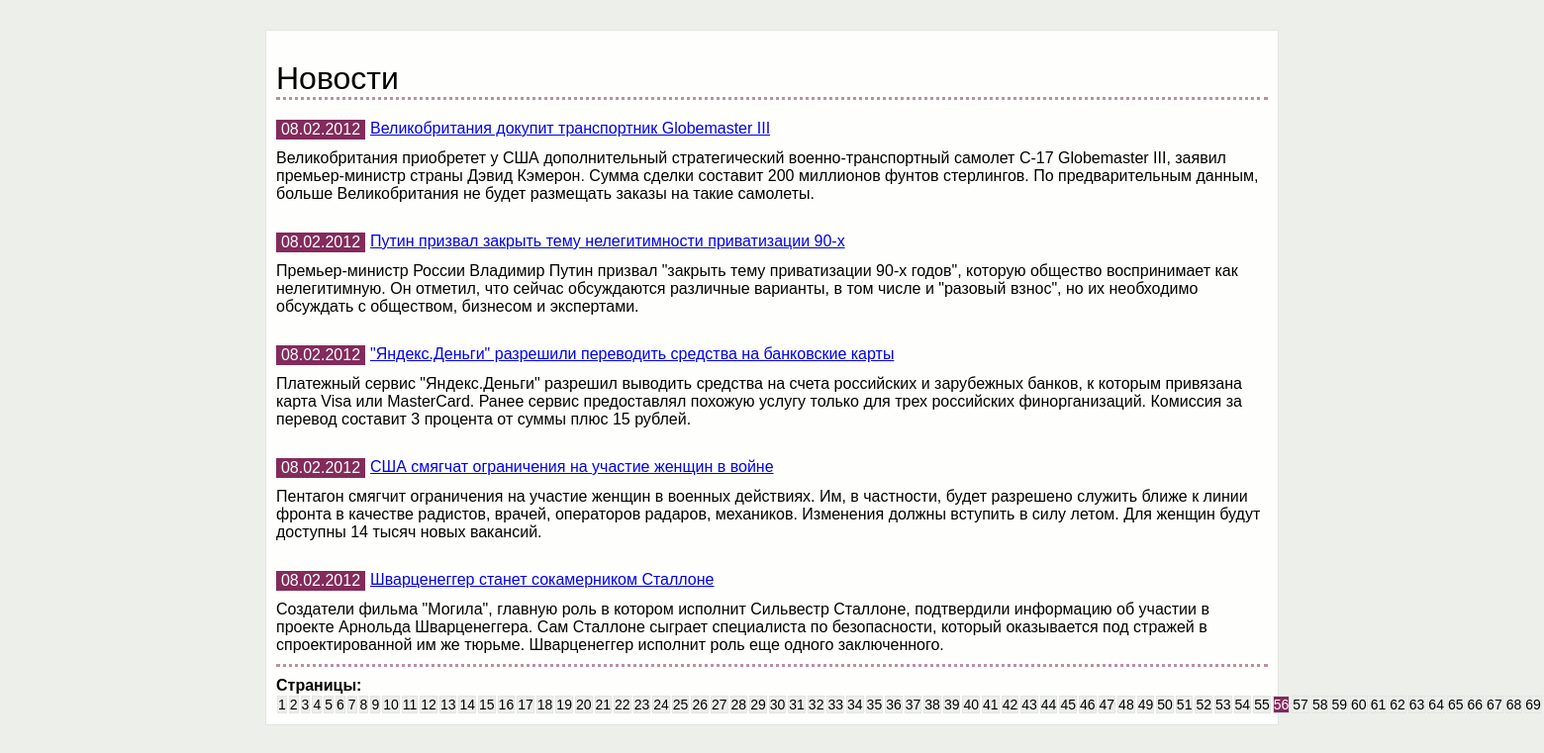
The app's page /news.php?page=56 with its own data.
### tables this page shows
CREATE TABLE `news` (
  `id` int(11) UNSIGNED NOT NULL,
  `idate` int(11) UNSIGNED NOT NULL DEFAULT '0',
  `title` varchar(250) NOT NULL DEFAULT '',
  `announce` text,
  `content` text
);

### components/RouterW.php (called while the page is built, shortened)
<?php
class RouterW
{
    public function run($actionName, $paramenters)
    {
        $controllerObject = new NewsController();
        $result = call_user_func(array($controllerObject, $actionName), $paramenters);
    }
}

### models/News.php (called while the page is built, shortened)
<?php
class News
{
    public static function getCountPageWithNews()
    {
        $connect = Connect::getConnection();
        $result = $connect->query("SELECT COUNT(*) FROM news");
        $result->setFetchMode(PDO::FETCH_NUM);
        $countNews = $result->fetch();
        $countNewsOnPage = (int) $countNews[0];
        $countNewsOnPage = ceil($countNewsOnPage / 5);
        return $countNewsOnPage;
    }
    public static function getNewsByPage($page)
    {
        $newsList = array();
        $page = $page * 5 - 5;
        $connect = Connect::getConnection();
        $result = $connect->query(
            'SELECT id, idate, title, announce '
            . 'FROM news '
            . 'ORDER BY idate DESC '
            . 'LIMIT ' . $page . ', 5'
        );
        $i = 0;
        while($row = $result->fetch()) {
            $newsList[$i]['id'] = $row['id'];
            $newsList[$i]['idate'] = $row['idate'];
            $newsList[$i]['title'] = $row['title'];
            $newsList[$i]['announce'] = $row['announce'];
            $i++;
        }
        return $newsList;
    }
}

### views/news/index.php (the view, shortened to what this page needs)
<!DOCTYPE html>
    <head>
        <link rel="stylesheet" href="/css/style.css" />
    </head>
    <body>
 	    <main>
            <h1>Новости</h1>
            <div class="all-news">
                <?php foreach ($newsList as $newsItem) :?>
                    <div class="news">
                        <div class="headline">
                            <div class="data"><?php echo date("d.m.Y", $newsItem['idate']); ?></div>
                            <a href="/view.php?id=<?= $newsItem['id']; ?>"><?= $newsItem['title']; ?></a>
                        </div>
                        <p><?= $newsItem['announce']; ?></p>
                    </div>
                <?php endforeach;?>
            </div>
            <h4>Страницы:</h4>
            <div сlass="list-page">
            <?php
            $i = 1;
            do {
                if (isset($page) && $page == $i)
                {
                    echo '<a class="page page-active" href="/news.php?page=' . $i . '">' . $i . '</a>';
                } elseif ($i == 1 && !isset($page)) {
                    echo '<a class="page page-active" href="/news.php?page=' . $i . '">' . $i . '</a>';
                } else {
                    echo '<a class="page" href="/news.php?page=' . $i . '">' . $i . '</a>';
                }
                $countPages--;
                $i++;
            } while ($countPages > 0);
            ?>
            </div>
        </main>
  <body>
</html>

### css/style.css (style rules this page uses)
* { padding: 0px; font-family: Arial, Helvetica, sans-serif; }
body { background-color: #edefeb; width: 1024px; margin-left: auto; margin-right: auto; }
main { margin: 30px 0 0 0; background-color: #fefffc; border: solid 1.5px #e3e5e2; padding: 10px; }
main h1 { margin: 20px 0 0 0; font-weight: normal; }
.all-news { border-color: #bd8ea6; border-style: dotted; border-left: 2px; border-right: 2px; }
.headline { display: flex; padding: 20px 0 0 0; }
.headline a { float: left; padding: 0 0 0 5px; }
.headline .data { float: left; width: 90px; height: 20px; line-height: 20px; background-color: #832b5b; color: white; text-align: center; }
.all-news p { margin: 0; padding: 0 0 10px 0; }
h4 { margin: 10px 0 0 0; }
.page { margin: 1px; width: 30.5px; height: 20px; line-height: 20px; text-align: center; font-size: 14px; text-decoration: none; background-color: #edefeb; color: black; border: solid 1.5px #e3e5e2; }
.page-active { background-color: #832b5b; color: white; }
.all-news p { padding: 10px 0; }

### records on screen
news: idate "08.02.2012", title "Великобритания докупит транспортник Globemaster III", announce "Великобритания приобретет у США дополнительный стратегический военно-транспортный самолет C-17 Globemaster III, заявил премьер-министр страны Дэвид Кэмерон. Сумма сделки составит 200 миллионов фунтов стерлингов. По предварительным данным, больше Великобритания не будет размещать заказы на такие самолеты."
news: idate "08.02.2012", title "Путин призвал закрыть тему нелегитимности приватизации 90-х", announce "Премьер-министр России Владимир Путин призвал \"закрыть тему приватизации 90-х годов\", которую общество воспринимает как нелегитимную. Он отметил, что сейчас обсуждаются различные варианты, в том числе и \"разовый взнос\", но их необходимо обсуждать с обществом, бизнесом и экспертами."
news: idate "08.02.2012", title "\"Яндекс.Деньги\" разрешили переводить средства на банковские карты", announce "Платежный сервис \"Яндекс.Деньги\" разрешил выводить средства на счета российских и зарубежных банков, к которым привязана карта Visa или MasterCard. Ранее сервис предоставлял похожую услугу только для трех российских финорганизаций. Комиссия за перевод составит 3 процента от суммы плюс 15 рублей."
news: idate "08.02.2012", title "США смягчат ограничения на участие женщин в войне", announce "Пентагон смягчит ограничения на участие женщин в военных действиях. Им, в частности, будет разрешено служить ближе к линии фронта в качестве радистов, врачей, операторов радаров, механиков. Изменения должны вступить в силу летом. Для женщин будут доступны 14 тысяч новых вакансий."
news: idate "08.02.2012", title "Шварценеггер станет сокамерником Сталлоне", announce "Создатели фильма \"Могила\", главную роль в котором исполнит Сильвестр Сталлоне, подтвердили информацию об участии в проекте Арнольда Шварценеггера. Сам Сталлоне сыграет специалиста по безопасности, который оказывается под стражей в спроектированной им же тюрьме. Шварценеггер исполнит роль еще одного заключенного."
